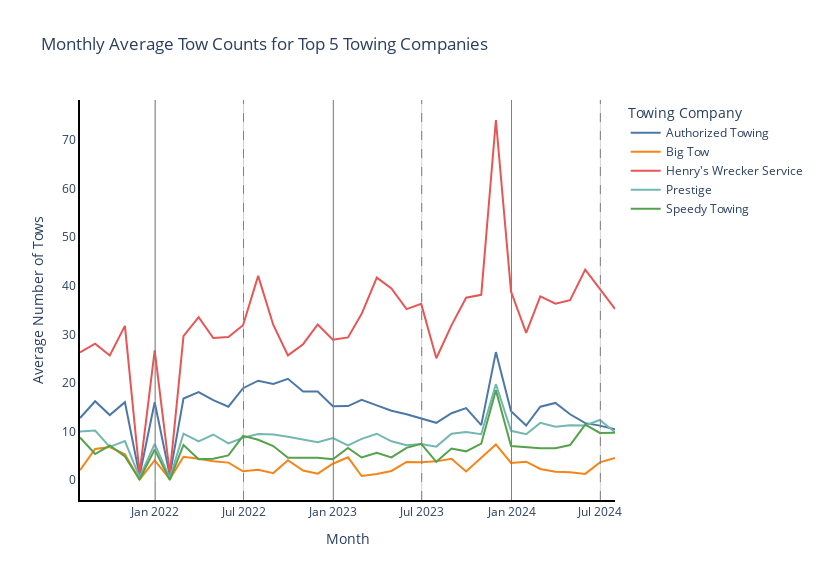
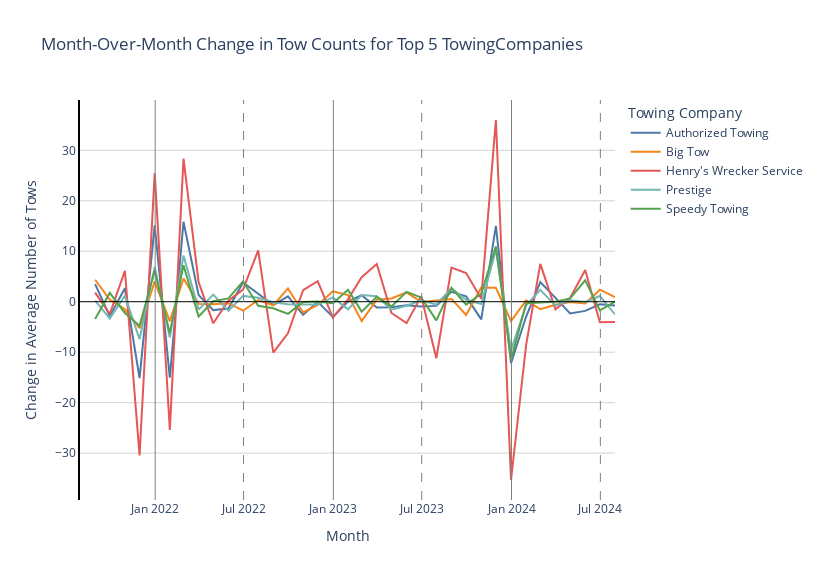

The cell these charts' notebook holds for them, in order:
### Code cell
# Monthly Averages Plot
import plotly.express as px
import plotly.graph_objects as go

# Get the Antique color sequence
colors = px.colors.qualitative.T10

# Create the monthly averages plot
fig1 = go.Figure()

# Add a trace for each company
for idx, company in enumerate(df_monthly_avg.columns):
    fig1.add_trace(
        go.Scatter(
            x=df_monthly_avg.index,
            y=df_monthly_avg[company],
            name=company,
            mode='lines',
            line=dict(color=colors[idx % len(colors)])  # Use modulo to cycle through colors if needed
        )
    )

# Update layout
fig1.update_layout(
    title='Monthly Average Tow Counts for Top 5 Towing Companies',
    xaxis_title='Month',
    yaxis_title='Average Number of Tows',
    width=820,
    height=580,
    showlegend=True,
    legend_title='Towing Company',
    plot_bgcolor='white'
)

fig1.update_xaxes(
    showgrid=True, 
    gridwidth=1, 
    gridcolor='LightGray',
    showline=True,
    linewidth=2,
    linecolor='black',
    mirror=False
)

fig1.update_yaxes(
    showgrid=False, 
    gridwidth=1, 
    gridcolor='LightGray',
    showline=True,
    linewidth=2,
    linecolor='black',
    mirror=False
)

years = [2022, 2023, 2024]

# Add vertical lines at the beginning of each year
for year in years:
    fig1.add_vline(x=pd.Timestamp(f'{year}-01-01'), line_width=1, line_color='grey')

# Add vertical lines at the beginning of each fiscayear
for year in years:
    fig1.add_vline(x=pd.Timestamp(f'{year}-07-01'), line_width=1, line_color='grey', line_dash='dash')

fig1.show()

# Month-over-Month Changes Plot
fig2 = go.Figure()

# Add a trace for each company
for idx, company in enumerate(df_monthly_derivative.columns):
    fig2.add_trace(
        go.Scatter(
            x=df_monthly_derivative.index,
            y=df_monthly_derivative[company],
            name=company,
            mode='lines',
            line=dict(color=colors[idx % len(colors)])  # Use same colors as first plot
        )
    )

# Update layout
fig2.update_layout(
    title='Month-Over-Month Change in Tow Counts for Top 5 TowingCompanies',
    xaxis_title='Month',
    yaxis_title='Change in Average Number of Tows',
    width=820,
    height=580,
    showlegend=True,
    legend_title='Towing Company',
    plot_bgcolor='white'
)

fig2.update_xaxes(
    showgrid=False, 
    gridwidth=1, 
    gridcolor='LightGray',
    showline=False,
    linewidth=2,
    linecolor='black',
    mirror=False
)
fig2.update_yaxes(
    showgrid=True, 
    gridwidth=1, 
    gridcolor='LightGray',
    showline=True,
    linewidth=2,
    linecolor='black',
    mirror=False
)

fig2.add_hline(y=0, line_width=1, line_color='black')

years = [2022, 2023, 2024]

# Add vertical lines at the beginning of each year
for year in years:
    fig2.add_vline(x=pd.Timestamp(f'{year}-01-01'), line_width=1, line_color='grey')

# Add vertical lines at the beginning of each fiscayear
for year in years:
    fig2.add_vline(x=pd.Timestamp(f'{year}-07-01'), line_width=1, line_color='grey', line_dash='dash')

fig2.show()

# Save as interactive HTML files
fig1.write_html("monthly_averages.html")
fig2.write_html("monthly_changes.html")

### Figure 1 — Plotly figure (JSON) as saved in the notebook; plotly's stock layout.template omitted (floating-point values rounded to 4 significant figures)
{"data": [{"line": {"color": "#4C78A8"}, "mode": "lines", "name": "Authorized Towing", "type": "scatter", "x": ["2021-07-31T00:00:00", "2021-08-31T00:00:00", "2021-09-30T00:00:00", "2021-10-31T00:00:00", "2021-11-30T00:00:00", "2021-12-31T00:00:00", "2022-01-31T00:00:00", "2022-02-28T00:00:00", "2022-03-31T00:00:00", "2022-04-30T00:00:00", "2022-05-31T00:00:00", "2022-06-30T00:00:00", "2022-07-31T00:00:00", "2022-08-31T00:00:00", "2022-09-30T00:00:00", "2022-10-31T00:00:00", "2022-11-30T00:00:00", "2022-12-31T00:00:00", "2023-01-31T00:00:00", "2023-02-28T00:00:00", "2023-03-31T00:00:00", "2023-04-30T00:00:00", "2023-05-31T00:00:00", "2023-06-30T00:00:00", "2023-07-31T00:00:00", "2023-08-31T00:00:00", "2023-09-30T00:00:00", "2023-10-31T00:00:00", "2023-11-30T00:00:00", "2023-12-31T00:00:00", "2024-01-31T00:00:00", "2024-02-29T00:00:00", "2024-03-31T00:00:00", "2024-04-30T00:00:00", "2024-05-31T00:00:00", "2024-06-30T00:00:00", "2024-07-31T00:00:00"], "y": [12.74, 16.23, 13.37, 16.03, 0.8889, 16, 0.9375, 16.79, 18.1, 16.43, 15.1, 18.9, 20.45, 19.77, 20.83, 18.23, 18.2, 15.19, 15.23, 16.5, 15.37, 14.27, 13.55, 12.6, 11.77, 13.74, 14.8, 11.29, 26.33, 14.16, 11.23, 15.1, 15.87, 13.53, 11.71, 11.2, 10.45]}, {"line": {"color": "#F58518"}, "mode": "lines", "name": "Big Tow", "type": "scatter", "x": ["2021-07-31T00:00:00", "2021-08-31T00:00:00", "2021-09-30T00:00:00", "2021-10-31T00:00:00", "2021-11-30T00:00:00", "2021-12-31T00:00:00", "2022-01-31T00:00:00", "2022-02-28T00:00:00", "2022-03-31T00:00:00", "2022-04-30T00:00:00", "2022-05-31T00:00:00", "2022-06-30T00:00:00", "2022-07-31T00:00:00", "2022-08-31T00:00:00", "2022-09-30T00:00:00", "2022-10-31T00:00:00", "2022-11-30T00:00:00", "2022-12-31T00:00:00", "2023-01-31T00:00:00", "2023-02-28T00:00:00", "2023-03-31T00:00:00", "2023-04-30T00:00:00", "2023-05-31T00:00:00", "2023-06-30T00:00:00", "2023-07-31T00:00:00", "2023-08-31T00:00:00", "2023-09-30T00:00:00", "2023-10-31T00:00:00", "2023-11-30T00:00:00", "2023-12-31T00:00:00", "2024-01-31T00:00:00", "2024-02-29T00:00:00", "2024-03-31T00:00:00", "2024-04-30T00:00:00", "2024-05-31T00:00:00", "2024-06-30T00:00:00", "2024-07-31T00:00:00"], "y": [2.032, 6.387, 6.8, 5.29, 0.05556, 4.065, 0.1875, 4.786, 4.355, 3.867, 3.581, 1.8, 2.129, 1.419, 4.067, 1.935, 1.3, 3.355, 4.677, 0.8214, 1.233, 1.867, 3.71, 3.633, 3.839, 4.387, 1.767, 4.581, 7.333, 3.516, 3.774, 2.276, 1.677, 1.6, 1.258, 3.633, 4.548]}, {"line": {"color": "#E45756"}, "mode": "lines", "name": "Henry's Wrecker Service", "type": "scatter", "x": ["2021-07-31T00:00:00", "2021-08-31T00:00:00", "2021-09-30T00:00:00", "2021-10-31T00:00:00", "2021-11-30T00:00:00", "2021-12-31T00:00:00", "2022-01-31T00:00:00", "2022-02-28T00:00:00", "2022-03-31T00:00:00", "2022-04-30T00:00:00", "2022-05-31T00:00:00", "2022-06-30T00:00:00", "2022-07-31T00:00:00", "2022-08-31T00:00:00", "2022-09-30T00:00:00", "2022-10-31T00:00:00", "2022-11-30T00:00:00", "2022-12-31T00:00:00", "2023-01-31T00:00:00", "2023-02-28T00:00:00", "2023-03-31T00:00:00", "2023-04-30T00:00:00", "2023-05-31T00:00:00", "2023-06-30T00:00:00", "2023-07-31T00:00:00", "2023-08-31T00:00:00", "2023-09-30T00:00:00", "2023-10-31T00:00:00", "2023-11-30T00:00:00", "2023-12-31T00:00:00", "2024-01-31T00:00:00", "2024-02-29T00:00:00", "2024-03-31T00:00:00", "2024-04-30T00:00:00", "2024-05-31T00:00:00", "2024-06-30T00:00:00", "2024-07-31T00:00:00"], "y": [26.26, 28.06, 25.63, 31.74, 1.278, 26.71, 1.312, 29.64, 33.52, 29.23, 29.45, 31.87, 42.03, 31.94, 25.67, 27.97, 32.03, 28.87, 29.35, 34.21, 41.67, 39.43, 35.19, 36.27, 25.06, 31.84, 37.53, 38.13, 74.13, 38.81, 30.29, 37.79, 36.29, 37.03, 43.32, 39.27, 35.23]}, {"line": {"color": "#72B7B2"}, "mode": "lines", "name": "Prestige", "type": "scatter", "x": ["2021-07-31T00:00:00", "2021-08-31T00:00:00", "2021-09-30T00:00:00", "2021-10-31T00:00:00", "2021-11-30T00:00:00", "2021-12-31T00:00:00", "2022-01-31T00:00:00", "2022-02-28T00:00:00", "2022-03-31T00:00:00", "2022-04-30T00:00:00", "2022-05-31T00:00:00", "2022-06-30T00:00:00", "2022-07-31T00:00:00", "2022-08-31T00:00:00", "2022-09-30T00:00:00", "2022-10-31T00:00:00", "2022-11-30T00:00:00", "2022-12-31T00:00:00", "2023-01-31T00:00:00", "2023-02-28T00:00:00", "2023-03-31T00:00:00", "2023-04-30T00:00:00", "2023-05-31T00:00:00", "2023-06-30T00:00:00", "2023-07-31T00:00:00", "2023-08-31T00:00:00", "2023-09-30T00:00:00", "2023-10-31T00:00:00", "2023-11-30T00:00:00", "2023-12-31T00:00:00", "2024-01-31T00:00:00", "2024-02-29T00:00:00", "2024-03-31T00:00:00", "2024-04-30T00:00:00", "2024-05-31T00:00:00", "2024-06-30T00:00:00", "2024-07-31T00:00:00"], "y": [10, 10.19, 6.833, 8, 0.5556, 7.452, 0.375, 9.536, 7.968, 9.367, 7.548, 8.7, 9.484, 9.387, 8.9, 8.355, 7.8, 8.645, 7.129, 8.464, 9.533, 7.967, 7.161, 7.433, 6.871, 9.516, 9.867, 9.419, 19.73, 10.13, 9.419, 11.76, 10.97, 11.27, 11.23, 12.37, 9.839]}, {"line": {"color": "#54A24B"}, "mode": "lines", "name": "Speedy Towing", "type": "scatter", "x": ["2021-07-31T00:00:00", "2021-08-31T00:00:00", "2021-09-30T00:00:00", "2021-10-31T00:00:00", "2021-11-30T00:00:00", "2021-12-31T00:00:00", "2022-01-31T00:00:00", "2022-02-28T00:00:00", "2022-03-31T00:00:00", "2022-04-30T00:00:00", "2022-05-31T00:00:00", "2022-06-30T00:00:00", "2022-07-31T00:00:00", "2022-08-31T00:00:00", "2022-09-30T00:00:00", "2022-10-31T00:00:00", "2022-11-30T00:00:00", "2022-12-31T00:00:00", "2023-01-31T00:00:00", "2023-02-28T00:00:00", "2023-03-31T00:00:00", "2023-04-30T00:00:00", "2023-05-31T00:00:00", "2023-06-30T00:00:00", "2023-07-31T00:00:00", "2023-08-31T00:00:00", "2023-09-30T00:00:00", "2023-10-31T00:00:00", "2023-11-30T00:00:00", "2023-12-31T00:00:00", "2024-01-31T00:00:00", "2024-02-29T00:00:00", "2024-03-31T00:00:00", "2024-04-30T00:00:00", "2024-05-31T00:00:00", "2024-06-30T00:00:00", "2024-07-31T00:00:00"], "y": [8.774, 5.355, 7.1, 4.871, 0.1111, 6.258, 0, 7.214, 4.29, 4.4, 5.065, 9.1, 8.29, 7, 4.6, 4.548, 4.567, 4.258, 6.613, 4.643, 5.6, 4.667, 6.613, 7.433, 3.742, 6.484, 5.9, 7.484, 18.47, 7, 6.71, 6.552, 6.548, 7.2, 11.42, 9.7, 9.71]}], "layout": {"height": 580, "legend": {"title": {"text": "Towing Company"}}, "plot_bgcolor": "white", "shapes": [{"line": {"color": "grey", "width": 1}, "type": "line", "x0": "2022-01-01T00:00:00", "x1": "2022-01-01T00:00:00", "xref": "x", "y0": 0, "y1": 1, "yref": "y domain"}, {"line": {"color": "grey", "width": 1}, "type": "line", "x0": "2023-01-01T00:00:00", "x1": "2023-01-01T00:00:00", "xref": "x", "y0": 0, "y1": 1, "yref": "y domain"}, {"line": {"color": "grey", "width": 1}, "type": "line", "x0": "2024-01-01T00:00:00", "x1": "2024-01-01T00:00:00", "xref": "x", "y0": 0, "y1": 1, "yref": "y domain"}, {"line": {"color": "grey", "dash": "dash", "width": 1}, "type": "line", "x0": "2022-07-01T00:00:00", "x1": "2022-07-01T00:00:00", "xref": "x", "y0": 0, "y1": 1, "yref": "y domain"}, {"line": {"color": "grey", "dash": "dash", "width": 1}, "type": "line", "x0": "2023-07-01T00:00:00", "x1": "2023-07-01T00:00:00", "xref": "x", "y0": 0, "y1": 1, "yref": "y domain"}, {"line": {"color": "grey", "dash": "dash", "width": 1}, "type": "line", "x0": "2024-07-01T00:00:00", "x1": "2024-07-01T00:00:00", "xref": "x", "y0": 0, "y1": 1, "yref": "y domain"}], "showlegend": true, "title": {"text": "Monthly Average Tow Counts for Top 5 Towing Companies"}, "width": 820, "xaxis": {"gridcolor": "LightGray", "gridwidth": 1, "linecolor": "black", "linewidth": 2, "mirror": false, "showgrid": true, "showline": true, "title": {"text": "Month"}}, "yaxis": {"gridcolor": "LightGray", "gridwidth": 1, "linecolor": "black", "linewidth": 2, "mirror": false, "showgrid": false, "showline": true, "title": {"text": "Average Number of Tows"}}}}

### Figure 2 — Plotly figure (JSON) as saved in the notebook; plotly's stock layout.template omitted (floating-point values rounded to 4 significant figures)
{"data": [{"line": {"color": "#4C78A8"}, "mode": "lines", "name": "Authorized Towing", "type": "scatter", "x": ["2021-07-31T00:00:00", "2021-08-31T00:00:00", "2021-09-30T00:00:00", "2021-10-31T00:00:00", "2021-11-30T00:00:00", "2021-12-31T00:00:00", "2022-01-31T00:00:00", "2022-02-28T00:00:00", "2022-03-31T00:00:00", "2022-04-30T00:00:00", "2022-05-31T00:00:00", "2022-06-30T00:00:00", "2022-07-31T00:00:00", "2022-08-31T00:00:00", "2022-09-30T00:00:00", "2022-10-31T00:00:00", "2022-11-30T00:00:00", "2022-12-31T00:00:00", "2023-01-31T00:00:00", "2023-02-28T00:00:00", "2023-03-31T00:00:00", "2023-04-30T00:00:00", "2023-05-31T00:00:00", "2023-06-30T00:00:00", "2023-07-31T00:00:00", "2023-08-31T00:00:00", "2023-09-30T00:00:00", "2023-10-31T00:00:00", "2023-11-30T00:00:00", "2023-12-31T00:00:00", "2024-01-31T00:00:00", "2024-02-29T00:00:00", "2024-03-31T00:00:00", "2024-04-30T00:00:00", "2024-05-31T00:00:00", "2024-06-30T00:00:00", "2024-07-31T00:00:00"], "y": [null, 3.484, -2.859, 2.666, -15.14, 15.11, -15.06, 15.85, 1.311, -1.663, -1.337, 3.803, 1.552, -0.6774, 1.059, -2.608, -0.02581, -3.006, 0.03226, 1.274, -1.133, -1.1, -0.7183, -0.9484, -0.8258, 1.968, 1.058, -3.51, 15.04, -12.17, -2.935, 3.878, 0.7675, -2.338, -1.824, -0.5097, -0.7484]}, {"line": {"color": "#F58518"}, "mode": "lines", "name": "Big Tow", "type": "scatter", "x": ["2021-07-31T00:00:00", "2021-08-31T00:00:00", "2021-09-30T00:00:00", "2021-10-31T00:00:00", "2021-11-30T00:00:00", "2021-12-31T00:00:00", "2022-01-31T00:00:00", "2022-02-28T00:00:00", "2022-03-31T00:00:00", "2022-04-30T00:00:00", "2022-05-31T00:00:00", "2022-06-30T00:00:00", "2022-07-31T00:00:00", "2022-08-31T00:00:00", "2022-09-30T00:00:00", "2022-10-31T00:00:00", "2022-11-30T00:00:00", "2022-12-31T00:00:00", "2023-01-31T00:00:00", "2023-02-28T00:00:00", "2023-03-31T00:00:00", "2023-04-30T00:00:00", "2023-05-31T00:00:00", "2023-06-30T00:00:00", "2023-07-31T00:00:00", "2023-08-31T00:00:00", "2023-09-30T00:00:00", "2023-10-31T00:00:00", "2023-11-30T00:00:00", "2023-12-31T00:00:00", "2024-01-31T00:00:00", "2024-02-29T00:00:00", "2024-03-31T00:00:00", "2024-04-30T00:00:00", "2024-05-31T00:00:00", "2024-06-30T00:00:00", "2024-07-31T00:00:00"], "y": [null, 4.355, 0.4129, -1.51, -5.235, 4.009, -3.877, 4.598, -0.4309, -0.4882, -0.286, -1.781, 0.329, -0.7097, 2.647, -2.131, -0.6355, 2.055, 1.323, -3.856, 0.4119, 0.6333, 1.843, -0.07634, 0.2054, 0.5484, -2.62, 2.814, 2.753, -3.817, 0.2581, -1.498, -0.5984, -0.07742, -0.3419, 2.375, 0.9151]}, {"line": {"color": "#E45756"}, "mode": "lines", "name": "Henry's Wrecker Service", "type": "scatter", "x": ["2021-07-31T00:00:00", "2021-08-31T00:00:00", "2021-09-30T00:00:00", "2021-10-31T00:00:00", "2021-11-30T00:00:00", "2021-12-31T00:00:00", "2022-01-31T00:00:00", "2022-02-28T00:00:00", "2022-03-31T00:00:00", "2022-04-30T00:00:00", "2022-05-31T00:00:00", "2022-06-30T00:00:00", "2022-07-31T00:00:00", "2022-08-31T00:00:00", "2022-09-30T00:00:00", "2022-10-31T00:00:00", "2022-11-30T00:00:00", "2022-12-31T00:00:00", "2023-01-31T00:00:00", "2023-02-28T00:00:00", "2023-03-31T00:00:00", "2023-04-30T00:00:00", "2023-05-31T00:00:00", "2023-06-30T00:00:00", "2023-07-31T00:00:00", "2023-08-31T00:00:00", "2023-09-30T00:00:00", "2023-10-31T00:00:00", "2023-11-30T00:00:00", "2023-12-31T00:00:00", "2024-01-31T00:00:00", "2024-02-29T00:00:00", "2024-03-31T00:00:00", "2024-04-30T00:00:00", "2024-05-31T00:00:00", "2024-06-30T00:00:00", "2024-07-31T00:00:00"], "y": [null, 1.806, -2.431, 6.109, -30.46, 25.43, -25.4, 28.33, 3.873, -4.283, 0.2183, 2.415, 10.17, -10.1, -6.269, 2.301, 4.066, -3.162, 0.4839, 4.859, 7.452, -2.233, -4.24, 1.073, -11.2, 6.774, 5.695, 0.5957, 36.0, -35.33, -8.516, 7.503, -1.503, 0.743, 6.289, -4.056, -4.041]}, {"line": {"color": "#72B7B2"}, "mode": "lines", "name": "Prestige", "type": "scatter", "x": ["2021-07-31T00:00:00", "2021-08-31T00:00:00", "2021-09-30T00:00:00", "2021-10-31T00:00:00", "2021-11-30T00:00:00", "2021-12-31T00:00:00", "2022-01-31T00:00:00", "2022-02-28T00:00:00", "2022-03-31T00:00:00", "2022-04-30T00:00:00", "2022-05-31T00:00:00", "2022-06-30T00:00:00", "2022-07-31T00:00:00", "2022-08-31T00:00:00", "2022-09-30T00:00:00", "2022-10-31T00:00:00", "2022-11-30T00:00:00", "2022-12-31T00:00:00", "2023-01-31T00:00:00", "2023-02-28T00:00:00", "2023-03-31T00:00:00", "2023-04-30T00:00:00", "2023-05-31T00:00:00", "2023-06-30T00:00:00", "2023-07-31T00:00:00", "2023-08-31T00:00:00", "2023-09-30T00:00:00", "2023-10-31T00:00:00", "2023-11-30T00:00:00", "2023-12-31T00:00:00", "2024-01-31T00:00:00", "2024-02-29T00:00:00", "2024-03-31T00:00:00", "2024-04-30T00:00:00", "2024-05-31T00:00:00", "2024-06-30T00:00:00", "2024-07-31T00:00:00"], "y": [null, 0.1935, -3.36, 1.167, -7.444, 6.896, -7.077, 9.161, -1.568, 1.399, -1.818, 1.152, 0.7839, -0.09677, -0.4871, -0.5452, -0.5548, 0.8452, -1.516, 1.335, 1.069, -1.567, -0.8054, 0.272, -0.5624, 2.645, 0.3505, -0.4473, 10.31, -9.604, -0.7097, 2.339, -0.7909, 0.2989, -0.04086, 1.141, -2.528]}, {"line": {"color": "#54A24B"}, "mode": "lines", "name": "Speedy Towing", "type": "scatter", "x": ["2021-07-31T00:00:00", "2021-08-31T00:00:00", "2021-09-30T00:00:00", "2021-10-31T00:00:00", "2021-11-30T00:00:00", "2021-12-31T00:00:00", "2022-01-31T00:00:00", "2022-02-28T00:00:00", "2022-03-31T00:00:00", "2022-04-30T00:00:00", "2022-05-31T00:00:00", "2022-06-30T00:00:00", "2022-07-31T00:00:00", "2022-08-31T00:00:00", "2022-09-30T00:00:00", "2022-10-31T00:00:00", "2022-11-30T00:00:00", "2022-12-31T00:00:00", "2023-01-31T00:00:00", "2023-02-28T00:00:00", "2023-03-31T00:00:00", "2023-04-30T00:00:00", "2023-05-31T00:00:00", "2023-06-30T00:00:00", "2023-07-31T00:00:00", "2023-08-31T00:00:00", "2023-09-30T00:00:00", "2023-10-31T00:00:00", "2023-11-30T00:00:00", "2023-12-31T00:00:00", "2024-01-31T00:00:00", "2024-02-29T00:00:00", "2024-03-31T00:00:00", "2024-04-30T00:00:00", "2024-05-31T00:00:00", "2024-06-30T00:00:00", "2024-07-31T00:00:00"], "y": [null, -3.419, 1.745, -2.229, -4.76, 6.147, -6.258, 7.214, -2.924, 0.1097, 0.6645, 4.035, -0.8097, -1.29, -2.4, -0.05161, 0.01828, -0.3086, 2.355, -1.97, 0.9571, -0.9333, 1.946, 0.8204, -3.691, 2.742, -0.5839, 1.584, 10.98, -11.47, -0.2903, -0.158, -0.003337, 0.6516, 4.219, -1.719, 0.009677]}], "layout": {"height": 580, "legend": {"title": {"text": "Towing Company"}}, "plot_bgcolor": "white", "shapes": [{"line": {"color": "black", "width": 1}, "type": "line", "x0": 0, "x1": 1, "xref": "x domain", "y0": 0, "y1": 0, "yref": "y"}, {"line": {"color": "grey", "width": 1}, "type": "line", "x0": "2022-01-01T00:00:00", "x1": "2022-01-01T00:00:00", "xref": "x", "y0": 0, "y1": 1, "yref": "y domain"}, {"line": {"color": "grey", "width": 1}, "type": "line", "x0": "2023-01-01T00:00:00", "x1": "2023-01-01T00:00:00", "xref": "x", "y0": 0, "y1": 1, "yref": "y domain"}, {"line": {"color": "grey", "width": 1}, "type": "line", "x0": "2024-01-01T00:00:00", "x1": "2024-01-01T00:00:00", "xref": "x", "y0": 0, "y1": 1, "yref": "y domain"}, {"line": {"color": "grey", "dash": "dash", "width": 1}, "type": "line", "x0": "2022-07-01T00:00:00", "x1": "2022-07-01T00:00:00", "xref": "x", "y0": 0, "y1": 1, "yref": "y domain"}, {"line": {"color": "grey", "dash": "dash", "width": 1}, "type": "line", "x0": "2023-07-01T00:00:00", "x1": "2023-07-01T00:00:00", "xref": "x", "y0": 0, "y1": 1, "yref": "y domain"}, {"line": {"color": "grey", "dash": "dash", "width": 1}, "type": "line", "x0": "2024-07-01T00:00:00", "x1": "2024-07-01T00:00:00", "xref": "x", "y0": 0, "y1": 1, "yref": "y domain"}], "showlegend": true, "title": {"text": "Month-Over-Month Change in Tow Counts for Top 5 TowingCompanies"}, "width": 820, "xaxis": {"gridcolor": "LightGray", "gridwidth": 1, "linecolor": "black", "linewidth": 2, "mirror": false, "showgrid": false, "showline": false, "title": {"text": "Month"}}, "yaxis": {"gridcolor": "LightGray", "gridwidth": 1, "linecolor": "black", "linewidth": 2, "mirror": false, "showgrid": true, "showline": true, "title": {"text": "Change in Average Number of Tows"}}}}
